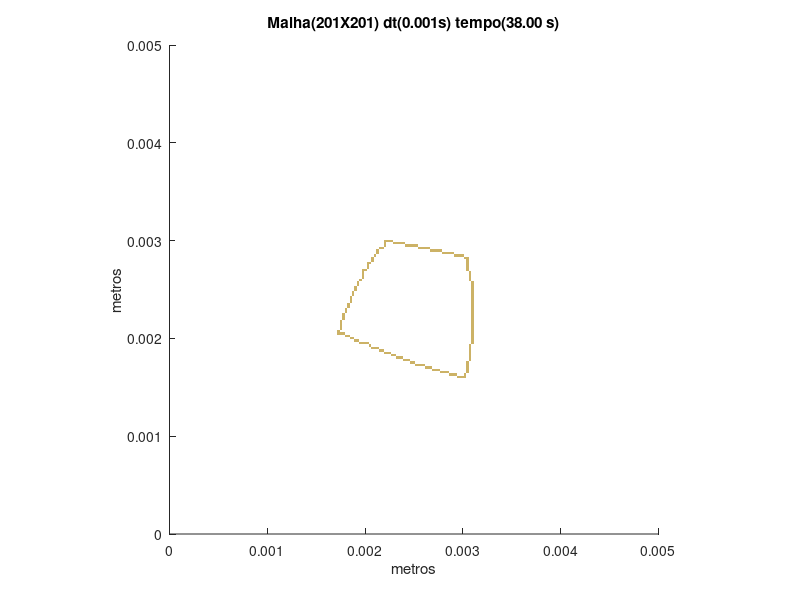

MATLAB code to generate this figure:
set (gca,'PlotBoxAspectRatio',[1 1 1],'Xlim',[0,0.005],'Ylim',[0,0.005])
hold on
title('Malha(201X201) dt(0.001s) tempo(38.00 s)')
hold on
ylabel('metros')
hold on
xlabel('metros')
hold on

fill([0.00293532338308458 0.00293532338308458 0.00296019900497512 0.00296019900497512],[0.00159203980099502 0.00161691542288557 0.00161691542288557 0.00159203980099502],[0.8,0.7,0.4],'LineStyle','none')

fill([0.00296019900497512 0.00296019900497512 0.00298507462686567 0.00298507462686567],[0.00159203980099502 0.00161691542288557 0.00161691542288557 0.00159203980099502],[0.8,0.7,0.4],'LineStyle','none')

fill([0.00298507462686567 0.00298507462686567 0.00300995024875622 0.00300995024875622],[0.00159203980099502 0.00161691542288557 0.00161691542288557 0.00159203980099502],[0.8,0.7,0.4],'LineStyle','none')

fill([0.00300995024875622 0.00300995024875622 0.00303482587064677 0.00303482587064677],[0.00159203980099502 0.00161691542288557 0.00161691542288557 0.00159203980099502],[0.8,0.7,0.4],'LineStyle','none')

fill([0.00286069651741294 0.00286069651741294 0.00288557213930348 0.00288557213930348],[0.00161691542288557 0.00164179104477612 0.00164179104477612 0.00161691542288557],[0.8,0.7,0.4],'LineStyle','none')

fill([0.00288557213930348 0.00288557213930348 0.00291044776119403 0.00291044776119403],[0.00161691542288557 0.00164179104477612 0.00164179104477612 0.00161691542288557],[0.8,0.7,0.4],'LineStyle','none')

fill([0.00291044776119403 0.00291044776119403 0.00293532338308458 0.00293532338308458],[0.00161691542288557 0.00164179104477612 0.00164179104477612 0.00161691542288557],[0.8,0.7,0.4],'LineStyle','none')

fill([0.00300995024875622 0.00300995024875622 0.00303482587064677 0.00303482587064677],[0.00161691542288557 0.00164179104477612 0.00164179104477612 0.00161691542288557],[0.8,0.7,0.4],'LineStyle','none')

fill([0.00276119402985075 0.00276119402985075 0.00278606965174129 0.00278606965174129],[0.00164179104477612 0.00166666666666667 0.00166666666666667 0.00164179104477612],[0.8,0.7,0.4],'LineStyle','none')

fill([0.00278606965174129 0.00278606965174129 0.00281094527363184 0.00281094527363184],[0.00164179104477612 0.00166666666666667 0.00166666666666667 0.00164179104477612],[0.8,0.7,0.4],'LineStyle','none')

fill([0.00281094527363184 0.00281094527363184 0.00283582089552239 0.00283582089552239],[0.00164179104477612 0.00166666666666667 0.00166666666666667 0.00164179104477612],[0.8,0.7,0.4],'LineStyle','none')

fill([0.00283582089552239 0.00283582089552239 0.00286069651741294 0.00286069651741294],[0.00164179104477612 0.00166666666666667 0.00166666666666667 0.00164179104477612],[0.8,0.7,0.4],'LineStyle','none')

fill([0.00303482587064677 0.00303482587064677 0.00305970149253731 0.00305970149253731],[0.00164179104477612 0.00166666666666667 0.00166666666666667 0.00164179104477612],[0.8,0.7,0.4],'LineStyle','none')

fill([0.0026865671641791 0.0026865671641791 0.00271144278606965 0.00271144278606965],[0.00166666666666667 0.00169154228855721 0.00169154228855721 0.00166666666666667],[0.8,0.7,0.4],'LineStyle','none')

fill([0.00271144278606965 0.00271144278606965 0.0027363184079602 0.0027363184079602],[0.00166666666666667 0.00169154228855721 0.00169154228855721 0.00166666666666667],[0.8,0.7,0.4],'LineStyle','none')

fill([0.0027363184079602 0.0027363184079602 0.00276119402985075 0.00276119402985075],[0.00166666666666667 0.00169154228855721 0.00169154228855721 0.00166666666666667],[0.8,0.7,0.4],'LineStyle','none')

fill([0.00303482587064677 0.00303482587064677 0.00305970149253731 0.00305970149253731],[0.00166666666666667 0.00169154228855721 0.00169154228855721 0.00166666666666667],[0.8,0.7,0.4],'LineStyle','none')

fill([0.00261194029850746 0.00261194029850746 0.00263681592039801 0.00263681592039801],[0.00169154228855721 0.00171641791044776 0.00171641791044776 0.00169154228855721],[0.8,0.7,0.4],'LineStyle','none')

fill([0.00263681592039801 0.00263681592039801 0.00266169154228856 0.00266169154228856],[0.00169154228855721 0.00171641791044776 0.00171641791044776 0.00169154228855721],[0.8,0.7,0.4],'LineStyle','none')

fill([0.00266169154228856 0.00266169154228856 0.0026865671641791 0.0026865671641791],[0.00169154228855721 0.00171641791044776 0.00171641791044776 0.00169154228855721],[0.8,0.7,0.4],'LineStyle','none')

fill([0.00303482587064677 0.00303482587064677 0.00305970149253731 0.00305970149253731],[0.00169154228855721 0.00171641791044776 0.00171641791044776 0.00169154228855721],[0.8,0.7,0.4],'LineStyle','none')

fill([0.00251243781094527 0.00251243781094527 0.00253731343283582 0.00253731343283582],[0.00171641791044776 0.00174129353233831 0.00174129353233831 0.00171641791044776],[0.8,0.7,0.4],'LineStyle','none')

fill([0.00253731343283582 0.00253731343283582 0.00256218905472637 0.00256218905472637],[0.00171641791044776 0.00174129353233831 0.00174129353233831 0.00171641791044776],[0.8,0.7,0.4],'LineStyle','none')

fill([0.00256218905472637 0.00256218905472637 0.00258706467661692 0.00258706467661692],[0.00171641791044776 0.00174129353233831 0.00174129353233831 0.00171641791044776],[0.8,0.7,0.4],'LineStyle','none')

fill([0.00258706467661692 0.00258706467661692 0.00261194029850746 0.00261194029850746],[0.00171641791044776 0.00174129353233831 0.00174129353233831 0.00171641791044776],[0.8,0.7,0.4],'LineStyle','none')

fill([0.00303482587064677 0.00303482587064677 0.00305970149253731 0.00305970149253731],[0.00171641791044776 0.00174129353233831 0.00174129353233831 0.00171641791044776],[0.8,0.7,0.4],'LineStyle','none')

fill([0.00246268656716418 0.00246268656716418 0.00248756218905473 0.00248756218905473],[0.00174129353233831 0.00176616915422886 0.00176616915422886 0.00174129353233831],[0.8,0.7,0.4],'LineStyle','none')

fill([0.00248756218905473 0.00248756218905473 0.00251243781094527 0.00251243781094527],[0.00174129353233831 0.00176616915422886 0.00176616915422886 0.00174129353233831],[0.8,0.7,0.4],'LineStyle','none')

fill([0.00303482587064677 0.00303482587064677 0.00305970149253731 0.00305970149253731],[0.00174129353233831 0.00176616915422886 0.00176616915422886 0.00174129353233831],[0.8,0.7,0.4],'LineStyle','none')

fill([0.00238805970149254 0.00238805970149254 0.00241293532338308 0.00241293532338308],[0.00176616915422886 0.0017910447761194 0.0017910447761194 0.00176616915422886],[0.8,0.7,0.4],'LineStyle','none')

fill([0.00241293532338308 0.00241293532338308 0.00243781094527363 0.00243781094527363],[0.00176616915422886 0.0017910447761194 0.0017910447761194 0.00176616915422886],[0.8,0.7,0.4],'LineStyle','none')

fill([0.00243781094527363 0.00243781094527363 0.00246268656716418 0.00246268656716418],[0.00176616915422886 0.0017910447761194 0.0017910447761194 0.00176616915422886],[0.8,0.7,0.4],'LineStyle','none')

fill([0.00305970149253731 0.00305970149253731 0.00308457711442786 0.00308457711442786],[0.00176616915422886 0.0017910447761194 0.0017910447761194 0.00176616915422886],[0.8,0.7,0.4],'LineStyle','none')

fill([0.0023134328358209 0.0023134328358209 0.00233830845771144 0.00233830845771144],[0.0017910447761194 0.00181592039800995 0.00181592039800995 0.0017910447761194],[0.8,0.7,0.4],'LineStyle','none')

fill([0.00233830845771144 0.00233830845771144 0.00236318407960199 0.00236318407960199],[0.0017910447761194 0.00181592039800995 0.00181592039800995 0.0017910447761194],[0.8,0.7,0.4],'LineStyle','none')

fill([0.00236318407960199 0.00236318407960199 0.00238805970149254 0.00238805970149254],[0.0017910447761194 0.00181592039800995 0.00181592039800995 0.0017910447761194],[0.8,0.7,0.4],'LineStyle','none')

fill([0.00305970149253731 0.00305970149253731 0.00308457711442786 0.00308457711442786],[0.0017910447761194 0.00181592039800995 0.00181592039800995 0.0017910447761194],[0.8,0.7,0.4],'LineStyle','none')

fill([0.0022636815920398 0.0022636815920398 0.00228855721393035 0.00228855721393035],[0.00181592039800995 0.0018407960199005 0.0018407960199005 0.00181592039800995],[0.8,0.7,0.4],'LineStyle','none')

fill([0.00228855721393035 0.00228855721393035 0.0023134328358209 0.0023134328358209],[0.00181592039800995 0.0018407960199005 0.0018407960199005 0.00181592039800995],[0.8,0.7,0.4],'LineStyle','none')

fill([0.00305970149253731 0.00305970149253731 0.00308457711442786 0.00308457711442786],[0.00181592039800995 0.0018407960199005 0.0018407960199005 0.00181592039800995],[0.8,0.7,0.4],'LineStyle','none')

fill([0.00218905472636816 0.00218905472636816 0.00221393034825871 0.00221393034825871],[0.0018407960199005 0.00186567164179104 0.00186567164179104 0.0018407960199005],[0.8,0.7,0.4],'LineStyle','none')

fill([0.00221393034825871 0.00221393034825871 0.00223880597014925 0.00223880597014925],[0.0018407960199005 0.00186567164179104 0.00186567164179104 0.0018407960199005],[0.8,0.7,0.4],'LineStyle','none')

fill([0.00223880597014925 0.00223880597014925 0.0022636815920398 0.0022636815920398],[0.0018407960199005 0.00186567164179104 0.00186567164179104 0.0018407960199005],[0.8,0.7,0.4],'LineStyle','none')

fill([0.00305970149253731 0.00305970149253731 0.00308457711442786 0.00308457711442786],[0.0018407960199005 0.00186567164179104 0.00186567164179104 0.0018407960199005],[0.8,0.7,0.4],'LineStyle','none')

fill([0.00213930348258706 0.00213930348258706 0.00216417910447761 0.00216417910447761],[0.00186567164179104 0.00189054726368159 0.00189054726368159 0.00186567164179104],[0.8,0.7,0.4],'LineStyle','none')

fill([0.00216417910447761 0.00216417910447761 0.00218905472636816 0.00218905472636816],[0.00186567164179104 0.00189054726368159 0.00189054726368159 0.00186567164179104],[0.8,0.7,0.4],'LineStyle','none')

fill([0.00305970149253731 0.00305970149253731 0.00308457711442786 0.00308457711442786],[0.00186567164179104 0.00189054726368159 0.00189054726368159 0.00186567164179104],[0.8,0.7,0.4],'LineStyle','none')

fill([0.00206467661691542 0.00206467661691542 0.00208955223880597 0.00208955223880597],[0.00189054726368159 0.00191542288557214 0.00191542288557214 0.00189054726368159],[0.8,0.7,0.4],'LineStyle','none')

fill([0.00208955223880597 0.00208955223880597 0.00211442786069652 0.00211442786069652],[0.00189054726368159 0.00191542288557214 0.00191542288557214 0.00189054726368159],[0.8,0.7,0.4],'LineStyle','none')

fill([0.00211442786069652 0.00211442786069652 0.00213930348258706 0.00213930348258706],[0.00189054726368159 0.00191542288557214 0.00191542288557214 0.00189054726368159],[0.8,0.7,0.4],'LineStyle','none')

fill([0.00305970149253731 0.00305970149253731 0.00308457711442786 0.00308457711442786],[0.00189054726368159 0.00191542288557214 0.00191542288557214 0.00189054726368159],[0.8,0.7,0.4],'LineStyle','none')

fill([0.00203980099502488 0.00203980099502488 0.00206467661691542 0.00206467661691542],[0.00191542288557214 0.00194029850746269 0.00194029850746269 0.00191542288557214],[0.8,0.7,0.4],'LineStyle','none')

fill([0.00305970149253731 0.00305970149253731 0.00308457711442786 0.00308457711442786],[0.00191542288557214 0.00194029850746269 0.00194029850746269 0.00191542288557214],[0.8,0.7,0.4],'LineStyle','none')

fill([0.00194029850746269 0.00194029850746269 0.00196517412935323 0.00196517412935323],[0.00194029850746269 0.00196517412935323 0.00196517412935323 0.00194029850746269],[0.8,0.7,0.4],'LineStyle','none')

fill([0.00196517412935323 0.00196517412935323 0.00199004975124378 0.00199004975124378],[0.00194029850746269 0.00196517412935323 0.00196517412935323 0.00194029850746269],[0.8,0.7,0.4],'LineStyle','none')

fill([0.00199004975124378 0.00199004975124378 0.00201492537313433 0.00201492537313433],[0.00194029850746269 0.00196517412935323 0.00196517412935323 0.00194029850746269],[0.8,0.7,0.4],'LineStyle','none')

fill([0.00201492537313433 0.00201492537313433 0.00203980099502488 0.00203980099502488],[0.00194029850746269 0.00196517412935323 0.00196517412935323 0.00194029850746269],[0.8,0.7,0.4],'LineStyle','none')

fill([0.00308457711442786 0.00308457711442786 0.00310945273631841 0.00310945273631841],[0.00194029850746269 0.00196517412935323 0.00196517412935323 0.00194029850746269],[0.8,0.7,0.4],'LineStyle','none')

fill([0.00189054726368159 0.00189054726368159 0.00191542288557214 0.00191542288557214],[0.00196517412935323 0.00199004975124378 0.00199004975124378 0.00196517412935323],[0.8,0.7,0.4],'LineStyle','none')

fill([0.00191542288557214 0.00191542288557214 0.00194029850746269 0.00194029850746269],[0.00196517412935323 0.00199004975124378 0.00199004975124378 0.00196517412935323],[0.8,0.7,0.4],'LineStyle','none')

fill([0.00308457711442786 0.00308457711442786 0.00310945273631841 0.00310945273631841],[0.00196517412935323 0.00199004975124378 0.00199004975124378 0.00196517412935323],[0.8,0.7,0.4],'LineStyle','none')

fill([0.0018407960199005 0.0018407960199005 0.00186567164179104 0.00186567164179104],[0.00199004975124378 0.00201492537313433 0.00201492537313433 0.00199004975124378],[0.8,0.7,0.4],'LineStyle','none')

fill([0.00186567164179104 0.00186567164179104 0.00189054726368159 0.00189054726368159],[0.00199004975124378 0.00201492537313433 0.00201492537313433 0.00199004975124378],[0.8,0.7,0.4],'LineStyle','none')

fill([0.00308457711442786 0.00308457711442786 0.00310945273631841 0.00310945273631841],[0.00199004975124378 0.00201492537313433 0.00201492537313433 0.00199004975124378],[0.8,0.7,0.4],'LineStyle','none')

fill([0.0017910447761194 0.0017910447761194 0.00181592039800995 0.00181592039800995],[0.00201492537313433 0.00203980099502488 0.00203980099502488 0.00201492537313433],[0.8,0.7,0.4],'LineStyle','none')

fill([0.00181592039800995 0.00181592039800995 0.0018407960199005 0.0018407960199005],[0.00201492537313433 0.00203980099502488 0.00203980099502488 0.00201492537313433],[0.8,0.7,0.4],'LineStyle','none')

fill([0.00308457711442786 0.00308457711442786 0.00310945273631841 0.00310945273631841],[0.00201492537313433 0.00203980099502488 0.00203980099502488 0.00201492537313433],[0.8,0.7,0.4],'LineStyle','none')

fill([0.00171641791044776 0.00171641791044776 0.00174129353233831 0.00174129353233831],[0.00203980099502488 0.00206467661691542 0.00206467661691542 0.00203980099502488],[0.8,0.7,0.4],'LineStyle','none')

fill([0.00174129353233831 0.00174129353233831 0.00176616915422886 0.00176616915422886],[0.00203980099502488 0.00206467661691542 0.00206467661691542 0.00203980099502488],[0.8,0.7,0.4],'LineStyle','none')

fill([0.00176616915422886 0.00176616915422886 0.0017910447761194 0.0017910447761194],[0.00203980099502488 0.00206467661691542 0.00206467661691542 0.00203980099502488],[0.8,0.7,0.4],'LineStyle','none')

fill([0.00308457711442786 0.00308457711442786 0.00310945273631841 0.00310945273631841],[0.00203980099502488 0.00206467661691542 0.00206467661691542 0.00203980099502488],[0.8,0.7,0.4],'LineStyle','none')

fill([0.00171641791044776 0.00171641791044776 0.00174129353233831 0.00174129353233831],[0.00206467661691542 0.00208955223880597 0.00208955223880597 0.00206467661691542],[0.8,0.7,0.4],'LineStyle','none')

fill([0.00308457711442786 0.00308457711442786 0.00310945273631841 0.00310945273631841],[0.00206467661691542 0.00208955223880597 0.00208955223880597 0.00206467661691542],[0.8,0.7,0.4],'LineStyle','none')

fill([0.00174129353233831 0.00174129353233831 0.00176616915422886 0.00176616915422886],[0.00208955223880597 0.00211442786069652 0.00211442786069652 0.00208955223880597],[0.8,0.7,0.4],'LineStyle','none')

fill([0.00308457711442786 0.00308457711442786 0.00310945273631841 0.00310945273631841],[0.00208955223880597 0.00211442786069652 0.00211442786069652 0.00208955223880597],[0.8,0.7,0.4],'LineStyle','none')

fill([0.00174129353233831 0.00174129353233831 0.00176616915422886 0.00176616915422886],[0.00211442786069652 0.00213930348258706 0.00213930348258706 0.00211442786069652],[0.8,0.7,0.4],'LineStyle','none')

fill([0.00308457711442786 0.00308457711442786 0.00310945273631841 0.00310945273631841],[0.00211442786069652 0.00213930348258706 0.00213930348258706 0.00211442786069652],[0.8,0.7,0.4],'LineStyle','none')

fill([0.00174129353233831 0.00174129353233831 0.00176616915422886 0.00176616915422886],[0.00213930348258706 0.00216417910447761 0.00216417910447761 0.00213930348258706],[0.8,0.7,0.4],'LineStyle','none')

fill([0.00308457711442786 0.00308457711442786 0.00310945273631841 0.00310945273631841],[0.00213930348258706 0.00216417910447761 0.00216417910447761 0.00213930348258706],[0.8,0.7,0.4],'LineStyle','none')

fill([0.00174129353233831 0.00174129353233831 0.00176616915422886 0.00176616915422886],[0.00216417910447761 0.00218905472636816 0.00218905472636816 0.00216417910447761],[0.8,0.7,0.4],'LineStyle','none')

fill([0.00308457711442786 0.00308457711442786 0.00310945273631841 0.00310945273631841],[0.00216417910447761 0.00218905472636816 0.00218905472636816 0.00216417910447761],[0.8,0.7,0.4],'LineStyle','none')

fill([0.00176616915422886 0.00176616915422886 0.0017910447761194 0.0017910447761194],[0.00218905472636816 0.00221393034825871 0.00221393034825871 0.00218905472636816],[0.8,0.7,0.4],'LineStyle','none')

fill([0.00308457711442786 0.00308457711442786 0.00310945273631841 0.00310945273631841],[0.00218905472636816 0.00221393034825871 0.00221393034825871 0.00218905472636816],[0.8,0.7,0.4],'LineStyle','none')

fill([0.00176616915422886 0.00176616915422886 0.0017910447761194 0.0017910447761194],[0.00221393034825871 0.00223880597014925 0.00223880597014925 0.00221393034825871],[0.8,0.7,0.4],'LineStyle','none')

fill([0.00308457711442786 0.00308457711442786 0.00310945273631841 0.00310945273631841],[0.00221393034825871 0.00223880597014925 0.00223880597014925 0.00221393034825871],[0.8,0.7,0.4],'LineStyle','none')

fill([0.00176616915422886 0.00176616915422886 0.0017910447761194 0.0017910447761194],[0.00223880597014925 0.0022636815920398 0.0022636815920398 0.00223880597014925],[0.8,0.7,0.4],'LineStyle','none')

fill([0.00308457711442786 0.00308457711442786 0.00310945273631841 0.00310945273631841],[0.00223880597014925 0.0022636815920398 0.0022636815920398 0.00223880597014925],[0.8,0.7,0.4],'LineStyle','none')

fill([0.0017910447761194 0.0017910447761194 0.00181592039800995 0.00181592039800995],[0.0022636815920398 0.00228855721393035 0.00228855721393035 0.0022636815920398],[0.8,0.7,0.4],'LineStyle','none')

fill([0.00308457711442786 0.00308457711442786 0.00310945273631841 0.00310945273631841],[0.0022636815920398 0.00228855721393035 0.00228855721393035 0.0022636815920398],[0.8,0.7,0.4],'LineStyle','none')

fill([0.0017910447761194 0.0017910447761194 0.00181592039800995 0.00181592039800995],[0.00228855721393035 0.0023134328358209 0.0023134328358209 0.00228855721393035],[0.8,0.7,0.4],'LineStyle','none')

fill([0.00308457711442786 0.00308457711442786 0.00310945273631841 0.00310945273631841],[0.00228855721393035 0.0023134328358209 0.0023134328358209 0.00228855721393035],[0.8,0.7,0.4],'LineStyle','none')

fill([0.00181592039800995 0.00181592039800995 0.0018407960199005 0.0018407960199005],[0.0023134328358209 0.00233830845771144 0.00233830845771144 0.0023134328358209],[0.8,0.7,0.4],'LineStyle','none')

fill([0.00308457711442786 0.00308457711442786 0.00310945273631841 0.00310945273631841],[0.0023134328358209 0.00233830845771144 0.00233830845771144 0.0023134328358209],[0.8,0.7,0.4],'LineStyle','none')

fill([0.00181592039800995 0.00181592039800995 0.0018407960199005 0.0018407960199005],[0.00233830845771144 0.00236318407960199 0.00236318407960199 0.00233830845771144],[0.8,0.7,0.4],'LineStyle','none')

fill([0.00308457711442786 0.00308457711442786 0.00310945273631841 0.00310945273631841],[0.00233830845771144 0.00236318407960199 0.00236318407960199 0.00233830845771144],[0.8,0.7,0.4],'LineStyle','none')

fill([0.0018407960199005 0.0018407960199005 0.00186567164179104 0.00186567164179104],[0.00236318407960199 0.00238805970149254 0.00238805970149254 0.00236318407960199],[0.8,0.7,0.4],'LineStyle','none')

fill([0.00308457711442786 0.00308457711442786 0.00310945273631841 0.00310945273631841],[0.00236318407960199 0.00238805970149254 0.00238805970149254 0.00236318407960199],[0.8,0.7,0.4],'LineStyle','none')

fill([0.0018407960199005 0.0018407960199005 0.00186567164179104 0.00186567164179104],[0.00238805970149254 0.00241293532338308 0.00241293532338308 0.00238805970149254],[0.8,0.7,0.4],'LineStyle','none')

fill([0.00308457711442786 0.00308457711442786 0.00310945273631841 0.00310945273631841],[0.00238805970149254 0.00241293532338308 0.00241293532338308 0.00238805970149254],[0.8,0.7,0.4],'LineStyle','none')

fill([0.0018407960199005 0.0018407960199005 0.00186567164179104 0.00186567164179104],[0.00241293532338308 0.00243781094527363 0.00243781094527363 0.00241293532338308],[0.8,0.7,0.4],'LineStyle','none')

fill([0.00308457711442786 0.00308457711442786 0.00310945273631841 0.00310945273631841],[0.00241293532338308 0.00243781094527363 0.00243781094527363 0.00241293532338308],[0.8,0.7,0.4],'LineStyle','none')

fill([0.00186567164179104 0.00186567164179104 0.00189054726368159 0.00189054726368159],[0.00243781094527363 0.00246268656716418 0.00246268656716418 0.00243781094527363],[0.8,0.7,0.4],'LineStyle','none')

fill([0.00308457711442786 0.00308457711442786 0.00310945273631841 0.00310945273631841],[0.00243781094527363 0.00246268656716418 0.00246268656716418 0.00243781094527363],[0.8,0.7,0.4],'LineStyle','none')

fill([0.00186567164179104 0.00186567164179104 0.00189054726368159 0.00189054726368159],[0.00246268656716418 0.00248756218905473 0.00248756218905473 0.00246268656716418],[0.8,0.7,0.4],'LineStyle','none')

fill([0.00308457711442786 0.00308457711442786 0.00310945273631841 0.00310945273631841],[0.00246268656716418 0.00248756218905473 0.00248756218905473 0.00246268656716418],[0.8,0.7,0.4],'LineStyle','none')

fill([0.00189054726368159 0.00189054726368159 0.00191542288557214 0.00191542288557214],[0.00248756218905473 0.00251243781094527 0.00251243781094527 0.00248756218905473],[0.8,0.7,0.4],'LineStyle','none')

fill([0.00308457711442786 0.00308457711442786 0.00310945273631841 0.00310945273631841],[0.00248756218905473 0.00251243781094527 0.00251243781094527 0.00248756218905473],[0.8,0.7,0.4],'LineStyle','none')

fill([0.00189054726368159 0.00189054726368159 0.00191542288557214 0.00191542288557214],[0.00251243781094527 0.00253731343283582 0.00253731343283582 0.00251243781094527],[0.8,0.7,0.4],'LineStyle','none')

fill([0.00308457711442786 0.00308457711442786 0.00310945273631841 0.00310945273631841],[0.00251243781094527 0.00253731343283582 0.00253731343283582 0.00251243781094527],[0.8,0.7,0.4],'LineStyle','none')

fill([0.00191542288557214 0.00191542288557214 0.00194029850746269 0.00194029850746269],[0.00253731343283582 0.00256218905472637 0.00256218905472637 0.00253731343283582],[0.8,0.7,0.4],'LineStyle','none')

fill([0.00308457711442786 0.00308457711442786 0.00310945273631841 0.00310945273631841],[0.00253731343283582 0.00256218905472637 0.00256218905472637 0.00253731343283582],[0.8,0.7,0.4],'LineStyle','none')

fill([0.00191542288557214 0.00191542288557214 0.00194029850746269 0.00194029850746269],[0.00256218905472637 0.00258706467661692 0.00258706467661692 0.00256218905472637],[0.8,0.7,0.4],'LineStyle','none')

fill([0.00308457711442786 0.00308457711442786 0.00310945273631841 0.00310945273631841],[0.00256218905472637 0.00258706467661692 0.00258706467661692 0.00256218905472637],[0.8,0.7,0.4],'LineStyle','none')

fill([0.00194029850746269 0.00194029850746269 0.00196517412935323 0.00196517412935323],[0.00258706467661692 0.00261194029850746 0.00261194029850746 0.00258706467661692],[0.8,0.7,0.4],'LineStyle','none')

fill([0.00305970149253731 0.00305970149253731 0.00308457711442786 0.00308457711442786],[0.00258706467661692 0.00261194029850746 0.00261194029850746 0.00258706467661692],[0.8,0.7,0.4],'LineStyle','none')

fill([0.00196517412935323 0.00196517412935323 0.00199004975124378 0.00199004975124378],[0.00261194029850746 0.00263681592039801 0.00263681592039801 0.00261194029850746],[0.8,0.7,0.4],'LineStyle','none')

fill([0.00305970149253731 0.00305970149253731 0.00308457711442786 0.00308457711442786],[0.00261194029850746 0.00263681592039801 0.00263681592039801 0.00261194029850746],[0.8,0.7,0.4],'LineStyle','none')

fill([0.00196517412935323 0.00196517412935323 0.00199004975124378 0.00199004975124378],[0.00263681592039801 0.00266169154228856 0.00266169154228856 0.00263681592039801],[0.8,0.7,0.4],'LineStyle','none')

fill([0.00305970149253731 0.00305970149253731 0.00308457711442786 0.00308457711442786],[0.00263681592039801 0.00266169154228856 0.00266169154228856 0.00263681592039801],[0.8,0.7,0.4],'LineStyle','none')

fill([0.00196517412935323 0.00196517412935323 0.00199004975124378 0.00199004975124378],[0.00266169154228856 0.0026865671641791 0.0026865671641791 0.00266169154228856],[0.8,0.7,0.4],'LineStyle','none')

fill([0.00305970149253731 0.00305970149253731 0.00308457711442786 0.00308457711442786],[0.00266169154228856 0.0026865671641791 0.0026865671641791 0.00266169154228856],[0.8,0.7,0.4],'LineStyle','none')

fill([0.00196517412935323 0.00196517412935323 0.00199004975124378 0.00199004975124378],[0.0026865671641791 0.00271144278606965 0.00271144278606965 0.0026865671641791],[0.8,0.7,0.4],'LineStyle','none')

fill([0.00199004975124378 0.00199004975124378 0.00201492537313433 0.00201492537313433],[0.0026865671641791 0.00271144278606965 0.00271144278606965 0.0026865671641791],[0.8,0.7,0.4],'LineStyle','none')

fill([0.00303482587064677 0.00303482587064677 0.00305970149253731 0.00305970149253731],[0.0026865671641791 0.00271144278606965 0.00271144278606965 0.0026865671641791],[0.8,0.7,0.4],'LineStyle','none')

fill([0.00201492537313433 0.00201492537313433 0.00203980099502488 0.00203980099502488],[0.00271144278606965 0.0027363184079602 0.0027363184079602 0.00271144278606965],[0.8,0.7,0.4],'LineStyle','none')

fill([0.00303482587064677 0.00303482587064677 0.00305970149253731 0.00305970149253731],[0.00271144278606965 0.0027363184079602 0.0027363184079602 0.00271144278606965],[0.8,0.7,0.4],'LineStyle','none')

fill([0.00201492537313433 0.00201492537313433 0.00203980099502488 0.00203980099502488],[0.0027363184079602 0.00276119402985075 0.00276119402985075 0.0027363184079602],[0.8,0.7,0.4],'LineStyle','none')

fill([0.00303482587064677 0.00303482587064677 0.00305970149253731 0.00305970149253731],[0.0027363184079602 0.00276119402985075 0.00276119402985075 0.0027363184079602],[0.8,0.7,0.4],'LineStyle','none')

fill([0.00201492537313433 0.00201492537313433 0.00203980099502488 0.00203980099502488],[0.00276119402985075 0.00278606965174129 0.00278606965174129 0.00276119402985075],[0.8,0.7,0.4],'LineStyle','none')

fill([0.00203980099502488 0.00203980099502488 0.00206467661691542 0.00206467661691542],[0.00276119402985075 0.00278606965174129 0.00278606965174129 0.00276119402985075],[0.8,0.7,0.4],'LineStyle','none')

fill([0.00303482587064677 0.00303482587064677 0.00305970149253731 0.00305970149253731],[0.00276119402985075 0.00278606965174129 0.00278606965174129 0.00276119402985075],[0.8,0.7,0.4],'LineStyle','none')

fill([0.00206467661691542 0.00206467661691542 0.00208955223880597 0.00208955223880597],[0.00278606965174129 0.00281094527363184 0.00281094527363184 0.00278606965174129],[0.8,0.7,0.4],'LineStyle','none')

fill([0.00303482587064677 0.00303482587064677 0.00305970149253731 0.00305970149253731],[0.00278606965174129 0.00281094527363184 0.00281094527363184 0.00278606965174129],[0.8,0.7,0.4],'LineStyle','none')

fill([0.00206467661691542 0.00206467661691542 0.00208955223880597 0.00208955223880597],[0.00281094527363184 0.00283582089552239 0.00283582089552239 0.00281094527363184],[0.8,0.7,0.4],'LineStyle','none')

fill([0.00300995024875622 0.00300995024875622 0.00303482587064677 0.00303482587064677],[0.00281094527363184 0.00283582089552239 0.00283582089552239 0.00281094527363184],[0.8,0.7,0.4],'LineStyle','none')

fill([0.00303482587064677 0.00303482587064677 0.00305970149253731 0.00305970149253731],[0.00281094527363184 0.00283582089552239 0.00283582089552239 0.00281094527363184],[0.8,0.7,0.4],'LineStyle','none')

fill([0.00208955223880597 0.00208955223880597 0.00211442786069652 0.00211442786069652],[0.00283582089552239 0.00286069651741294 0.00286069651741294 0.00283582089552239],[0.8,0.7,0.4],'LineStyle','none')

fill([0.00291044776119403 0.00291044776119403 0.00293532338308458 0.00293532338308458],[0.00283582089552239 0.00286069651741294 0.00286069651741294 0.00283582089552239],[0.8,0.7,0.4],'LineStyle','none')

fill([0.00293532338308458 0.00293532338308458 0.00296019900497512 0.00296019900497512],[0.00283582089552239 0.00286069651741294 0.00286069651741294 0.00283582089552239],[0.8,0.7,0.4],'LineStyle','none')

fill([0.00296019900497512 0.00296019900497512 0.00298507462686567 0.00298507462686567],[0.00283582089552239 0.00286069651741294 0.00286069651741294 0.00283582089552239],[0.8,0.7,0.4],'LineStyle','none')

fill([0.00298507462686567 0.00298507462686567 0.00300995024875622 0.00300995024875622],[0.00283582089552239 0.00286069651741294 0.00286069651741294 0.00283582089552239],[0.8,0.7,0.4],'LineStyle','none')

fill([0.00211442786069652 0.00211442786069652 0.00213930348258706 0.00213930348258706],[0.00286069651741294 0.00288557213930348 0.00288557213930348 0.00286069651741294],[0.8,0.7,0.4],'LineStyle','none')

fill([0.00278606965174129 0.00278606965174129 0.00281094527363184 0.00281094527363184],[0.00286069651741294 0.00288557213930348 0.00288557213930348 0.00286069651741294],[0.8,0.7,0.4],'LineStyle','none')

fill([0.00281094527363184 0.00281094527363184 0.00283582089552239 0.00283582089552239],[0.00286069651741294 0.00288557213930348 0.00288557213930348 0.00286069651741294],[0.8,0.7,0.4],'LineStyle','none')

fill([0.00283582089552239 0.00283582089552239 0.00286069651741294 0.00286069651741294],[0.00286069651741294 0.00288557213930348 0.00288557213930348 0.00286069651741294],[0.8,0.7,0.4],'LineStyle','none')

fill([0.00286069651741294 0.00286069651741294 0.00288557213930348 0.00288557213930348],[0.00286069651741294 0.00288557213930348 0.00288557213930348 0.00286069651741294],[0.8,0.7,0.4],'LineStyle','none')

fill([0.00288557213930348 0.00288557213930348 0.00291044776119403 0.00291044776119403],[0.00286069651741294 0.00288557213930348 0.00288557213930348 0.00286069651741294],[0.8,0.7,0.4],'LineStyle','none')

fill([0.00211442786069652 0.00211442786069652 0.00213930348258706 0.00213930348258706],[0.00288557213930348 0.00291044776119403 0.00291044776119403 0.00288557213930348],[0.8,0.7,0.4],'LineStyle','none')

fill([0.00266169154228856 0.00266169154228856 0.0026865671641791 0.0026865671641791],[0.00288557213930348 0.00291044776119403 0.00291044776119403 0.00288557213930348],[0.8,0.7,0.4],'LineStyle','none')

fill([0.0026865671641791 0.0026865671641791 0.00271144278606965 0.00271144278606965],[0.00288557213930348 0.00291044776119403 0.00291044776119403 0.00288557213930348],[0.8,0.7,0.4],'LineStyle','none')

fill([0.00271144278606965 0.00271144278606965 0.0027363184079602 0.0027363184079602],[0.00288557213930348 0.00291044776119403 0.00291044776119403 0.00288557213930348],[0.8,0.7,0.4],'LineStyle','none')

fill([0.0027363184079602 0.0027363184079602 0.00276119402985075 0.00276119402985075],[0.00288557213930348 0.00291044776119403 0.00291044776119403 0.00288557213930348],[0.8,0.7,0.4],'LineStyle','none')

fill([0.00276119402985075 0.00276119402985075 0.00278606965174129 0.00278606965174129],[0.00288557213930348 0.00291044776119403 0.00291044776119403 0.00288557213930348],[0.8,0.7,0.4],'LineStyle','none')

fill([0.00213930348258706 0.00213930348258706 0.00216417910447761 0.00216417910447761],[0.00291044776119403 0.00293532338308458 0.00293532338308458 0.00291044776119403],[0.8,0.7,0.4],'LineStyle','none')

fill([0.00216417910447761 0.00216417910447761 0.00218905472636816 0.00218905472636816],[0.00291044776119403 0.00293532338308458 0.00293532338308458 0.00291044776119403],[0.8,0.7,0.4],'LineStyle','none')

fill([0.00253731343283582 0.00253731343283582 0.00256218905472637 0.00256218905472637],[0.00291044776119403 0.00293532338308458 0.00293532338308458 0.00291044776119403],[0.8,0.7,0.4],'LineStyle','none')

fill([0.00256218905472637 0.00256218905472637 0.00258706467661692 0.00258706467661692],[0.00291044776119403 0.00293532338308458 0.00293532338308458 0.00291044776119403],[0.8,0.7,0.4],'LineStyle','none')

fill([0.00258706467661692 0.00258706467661692 0.00261194029850746 0.00261194029850746],[0.00291044776119403 0.00293532338308458 0.00293532338308458 0.00291044776119403],[0.8,0.7,0.4],'LineStyle','none')

fill([0.00261194029850746 0.00261194029850746 0.00263681592039801 0.00263681592039801],[0.00291044776119403 0.00293532338308458 0.00293532338308458 0.00291044776119403],[0.8,0.7,0.4],'LineStyle','none')

fill([0.00263681592039801 0.00263681592039801 0.00266169154228856 0.00266169154228856],[0.00291044776119403 0.00293532338308458 0.00293532338308458 0.00291044776119403],[0.8,0.7,0.4],'LineStyle','none')

fill([0.00218905472636816 0.00218905472636816 0.00221393034825871 0.00221393034825871],[0.00293532338308458 0.00296019900497512 0.00296019900497512 0.00293532338308458],[0.8,0.7,0.4],'LineStyle','none')

fill([0.00241293532338308 0.00241293532338308 0.00243781094527363 0.00243781094527363],[0.00293532338308458 0.00296019900497512 0.00296019900497512 0.00293532338308458],[0.8,0.7,0.4],'LineStyle','none')

fill([0.00243781094527363 0.00243781094527363 0.00246268656716418 0.00246268656716418],[0.00293532338308458 0.00296019900497512 0.00296019900497512 0.00293532338308458],[0.8,0.7,0.4],'LineStyle','none')

fill([0.00246268656716418 0.00246268656716418 0.00248756218905473 0.00248756218905473],[0.00293532338308458 0.00296019900497512 0.00296019900497512 0.00293532338308458],[0.8,0.7,0.4],'LineStyle','none')

fill([0.00248756218905473 0.00248756218905473 0.00251243781094527 0.00251243781094527],[0.00293532338308458 0.00296019900497512 0.00296019900497512 0.00293532338308458],[0.8,0.7,0.4],'LineStyle','none')

fill([0.00251243781094527 0.00251243781094527 0.00253731343283582 0.00253731343283582],[0.00293532338308458 0.00296019900497512 0.00296019900497512 0.00293532338308458],[0.8,0.7,0.4],'LineStyle','none')

fill([0.00218905472636816 0.00218905472636816 0.00221393034825871 0.00221393034825871],[0.00296019900497512 0.00298507462686567 0.00298507462686567 0.00296019900497512],[0.8,0.7,0.4],'LineStyle','none')

fill([0.00228855721393035 0.00228855721393035 0.0023134328358209 0.0023134328358209],[0.00296019900497512 0.00298507462686567 0.00298507462686567 0.00296019900497512],[0.8,0.7,0.4],'LineStyle','none')

fill([0.0023134328358209 0.0023134328358209 0.00233830845771144 0.00233830845771144],[0.00296019900497512 0.00298507462686567 0.00298507462686567 0.00296019900497512],[0.8,0.7,0.4],'LineStyle','none')

fill([0.00233830845771144 0.00233830845771144 0.00236318407960199 0.00236318407960199],[0.00296019900497512 0.00298507462686567 0.00298507462686567 0.00296019900497512],[0.8,0.7,0.4],'LineStyle','none')

fill([0.00236318407960199 0.00236318407960199 0.00238805970149254 0.00238805970149254],[0.00296019900497512 0.00298507462686567 0.00298507462686567 0.00296019900497512],[0.8,0.7,0.4],'LineStyle','none')

fill([0.00238805970149254 0.00238805970149254 0.00241293532338308 0.00241293532338308],[0.00296019900497512 0.00298507462686567 0.00298507462686567 0.00296019900497512],[0.8,0.7,0.4],'LineStyle','none')

fill([0.00218905472636816 0.00218905472636816 0.00221393034825871 0.00221393034825871],[0.00298507462686567 0.00300995024875622 0.00300995024875622 0.00298507462686567],[0.8,0.7,0.4],'LineStyle','none')

fill([0.00221393034825871 0.00221393034825871 0.00223880597014925 0.00223880597014925],[0.00298507462686567 0.00300995024875622 0.00300995024875622 0.00298507462686567],[0.8,0.7,0.4],'LineStyle','none')

fill([0.00223880597014925 0.00223880597014925 0.0022636815920398 0.0022636815920398],[0.00298507462686567 0.00300995024875622 0.00300995024875622 0.00298507462686567],[0.8,0.7,0.4],'LineStyle','none')

fill([0.0022636815920398 0.0022636815920398 0.00228855721393035 0.00228855721393035],[0.00298507462686567 0.00300995024875622 0.00300995024875622 0.00298507462686567],[0.8,0.7,0.4],'LineStyle','none')
